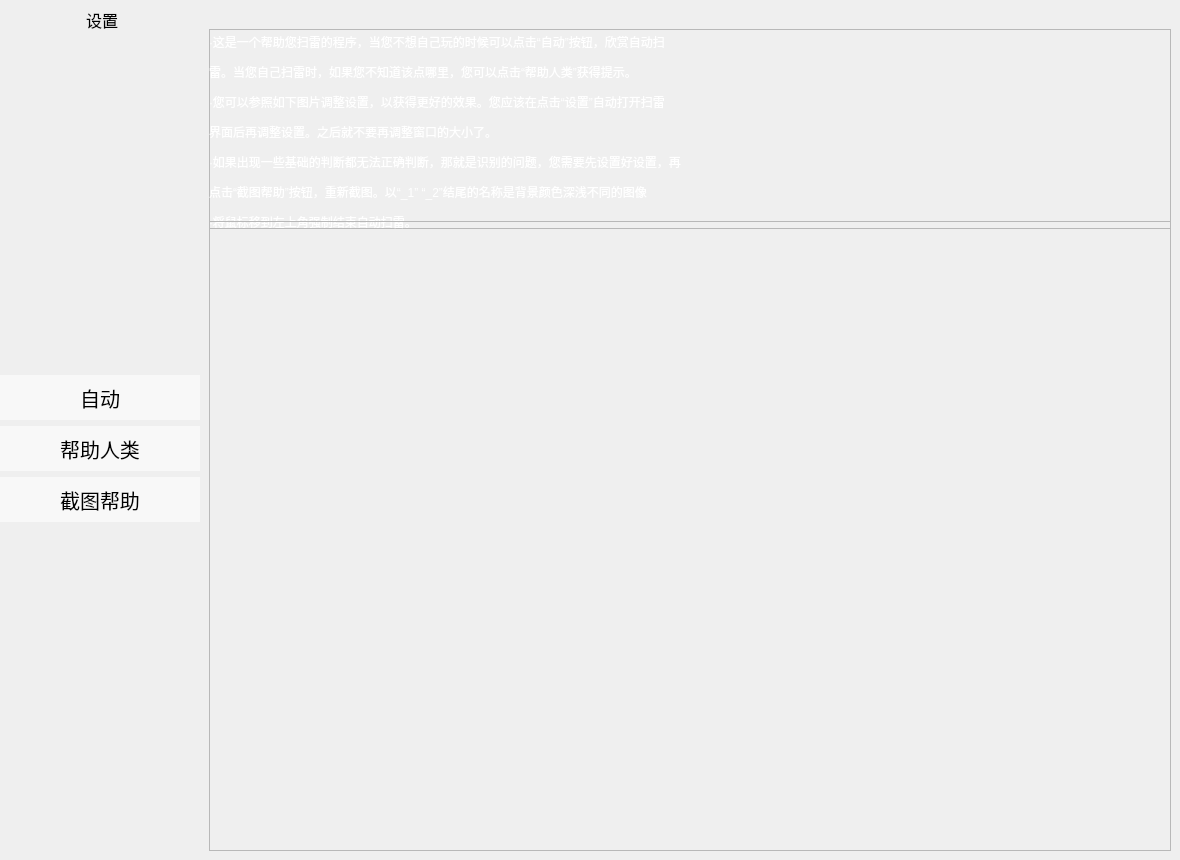
<?xml version="1.0" encoding="UTF-8"?>
<ui version="4.0">
 <class>MainWindow</class>
 <widget class="QMainWindow" name="MainWindow">
  <property name="geometry">
   <rect>
    <x>0</x>
    <y>0</y>
    <width>1180</width>
    <height>860</height>
   </rect>
  </property>
  <property name="minimumSize">
   <size>
    <width>900</width>
    <height>600</height>
   </size>
  </property>
  <property name="windowTitle">
   <string>扫雷-帮助</string>
  </property>
  <property name="windowOpacity">
   <double>1.000000000000000</double>
  </property>
  <property name="toolTipDuration">
   <number>1</number>
  </property>
  <widget class="QWidget" name="centralwidget">
   <layout class="QGridLayout" name="gridLayout">
    <property name="leftMargin">
     <number>0</number>
    </property>
    <property name="topMargin">
     <number>0</number>
    </property>
    <property name="rightMargin">
     <number>0</number>
    </property>
    <property name="bottomMargin">
     <number>0</number>
    </property>
    <property name="spacing">
     <number>0</number>
    </property>
    <item row="0" column="0">
     <widget class="QFrame" name="frame">
      <property name="minimumSize">
       <size>
        <width>200</width>
        <height>0</height>
       </size>
      </property>
      <property name="maximumSize">
       <size>
        <width>200</width>
        <height>16777215</height>
       </size>
      </property>
      <property name="styleSheet">
       <string notr="true">QFrame {
	background-image:url(:/icons/background_2.bmp);
	border:none;
}</string>
      </property>
      <property name="frameShape">
       <enum>QFrame::StyledPanel</enum>
      </property>
      <property name="frameShadow">
       <enum>QFrame::Raised</enum>
      </property>
      <layout class="QVBoxLayout" name="verticalLayout">
       <property name="spacing">
        <number>6</number>
       </property>
       <property name="leftMargin">
        <number>0</number>
       </property>
       <property name="topMargin">
        <number>0</number>
       </property>
       <property name="rightMargin">
        <number>0</number>
       </property>
       <item>
        <widget class="QPushButton" name="setting_2">
         <property name="minimumSize">
          <size>
           <width>0</width>
           <height>40</height>
          </size>
         </property>
         <property name="font">
          <font>
           <family>宋体</family>
           <pointsize>12</pointsize>
          </font>
         </property>
         <property name="styleSheet">
          <string notr="true">QPushButton{
border-radius: none;
border: none;
background-color:rgba(255, 255, 255, 0);
color:rgb(0, 0, 0);
}
QPushButton:hover{
border: none;
background-color:rgba(255, 255, 255, 100);
color: rgb(0, 0, 0);
}
QPushButton:disabled{
border: none;
background-color:rgba(0, 0, 0, 0);
color:rgb(210, 210, 210);
}</string>
         </property>
         <property name="text">
          <string> 设置</string>
         </property>
         <property name="icon">
          <iconset>
           <normaloff>icons/settings.png</normaloff>icons/settings.png</iconset>
         </property>
        </widget>
       </item>
       <item>
        <spacer name="verticalSpacer_2">
         <property name="orientation">
          <enum>Qt::Vertical</enum>
         </property>
         <property name="sizeHint" stdset="0">
          <size>
           <width>20</width>
           <height>40</height>
          </size>
         </property>
        </spacer>
       </item>
       <item>
        <widget class="QPushButton" name="auto_play">
         <property name="minimumSize">
          <size>
           <width>0</width>
           <height>45</height>
          </size>
         </property>
         <property name="font">
          <font>
           <family>楷体</family>
           <pointsize>15</pointsize>
          </font>
         </property>
         <property name="styleSheet">
          <string notr="true">QPushButton{
border-radius: none;
border: none;
background-color:rgba(255, 255, 255, 150);
color:rgb(0, 0, 0);
}
QPushButton:hover{
background-color:rgba(255, 255, 255, 200);
color:rgb(84, 158, 255);
}
QPushButton:disabled{
background-color:rgba(255, 255, 255, 150);
color:rgba(255, 255, 255, 175);
}</string>
         </property>
         <property name="text">
          <string>自动</string>
         </property>
         <property name="icon">
          <iconset>
           <normaloff>icons/play.png</normaloff>
           <activeoff>icons/play.png</activeoff>
           <selectedon>icons/play.png</selectedon>icons/play.png</iconset>
         </property>
         <property name="shortcut">
          <string>Ctrl+Shift+P</string>
         </property>
        </widget>
       </item>
       <item>
        <widget class="QPushButton" name="help_human">
         <property name="minimumSize">
          <size>
           <width>0</width>
           <height>45</height>
          </size>
         </property>
         <property name="font">
          <font>
           <family>楷体</family>
           <pointsize>15</pointsize>
          </font>
         </property>
         <property name="styleSheet">
          <string notr="true">QPushButton{
border-radius: none;
border: none;
background-color:rgba(255, 255, 255, 150);
color:rgb(0, 0, 0);
}
QPushButton:hover{
background-color:rgba(255, 255, 255, 200);
color:rgb(84, 158, 255);
}
QPushButton:disabled{
background-color:rgba(255, 255, 255, 150);
color:rgba(255, 255, 255, 175);
}</string>
         </property>
         <property name="text">
          <string>帮助人类</string>
         </property>
         <property name="icon">
          <iconset>
           <normaloff>icons/interrogation.png</normaloff>icons/interrogation.png</iconset>
         </property>
         <property name="shortcut">
          <string>Ctrl+Shift+H</string>
         </property>
        </widget>
       </item>
       <item>
        <widget class="QPushButton" name="screenshot_help">
         <property name="minimumSize">
          <size>
           <width>0</width>
           <height>45</height>
          </size>
         </property>
         <property name="font">
          <font>
           <family>楷体</family>
           <pointsize>15</pointsize>
          </font>
         </property>
         <property name="styleSheet">
          <string notr="true">QPushButton{
border-radius: none;
border: none;
background-color:rgba(255, 255, 255, 150);
color:rgb(0, 0, 0);
}
QPushButton:hover{
background-color:rgba(255, 255, 255, 200);
color:rgb(84, 158, 255);
}
QPushButton:disabled{
background-color:rgba(255, 255, 255, 150);
color:rgba(255, 255, 255, 175);
}</string>
         </property>
         <property name="text">
          <string>截图帮助</string>
         </property>
         <property name="icon">
          <iconset>
           <normaloff>icons/screenshot.png</normaloff>icons/screenshot.png</iconset>
         </property>
         <property name="iconSize">
          <size>
           <width>30</width>
           <height>30</height>
          </size>
         </property>
        </widget>
       </item>
       <item>
        <spacer name="verticalSpacer_3">
         <property name="orientation">
          <enum>Qt::Vertical</enum>
         </property>
         <property name="sizeHint" stdset="0">
          <size>
           <width>20</width>
           <height>40</height>
          </size>
         </property>
        </spacer>
       </item>
      </layout>
     </widget>
    </item>
    <item row="0" column="1">
     <widget class="QStackedWidget" name="stackedWidget">
      <property name="minimumSize">
       <size>
        <width>622</width>
        <height>500</height>
       </size>
      </property>
      <property name="styleSheet">
       <string notr="true">QStackedWidget &gt; QWidget{
background-image: url(:/icons/background_1.bmp);
}QPushButton:disabled{background-color:rgba(255, 255, 255, 150);color:rgba(255, 255, 255, 175);}</string>
      </property>
      <property name="currentIndex">
       <number>0</number>
      </property>
      <widget class="QWidget" name="page_main">
       <property name="styleSheet">
        <string notr="true">QLabel{color:rgb(255, 255, 255);font: 10pt &quot;楷体&quot;;min-height:26px}
</string>
       </property>
       <layout class="QVBoxLayout" name="verticalLayout_4">
        <property name="spacing">
         <number>12</number>
        </property>
        <item>
         <widget class="QFrame" name="frame_4">
          <property name="minimumSize">
           <size>
            <width>0</width>
            <height>200</height>
           </size>
          </property>
          <property name="maximumSize">
           <size>
            <width>16777215</width>
            <height>160</height>
           </size>
          </property>
          <property name="frameShape">
           <enum>QFrame::StyledPanel</enum>
          </property>
          <property name="frameShadow">
           <enum>QFrame::Raised</enum>
          </property>
          <widget class="QLabel" name="label_10">
           <property name="geometry">
            <rect>
             <x>0</x>
             <y>0</y>
             <width>821</width>
             <height>26</height>
            </rect>
           </property>
           <property name="text">
            <string>·这是一个帮助您扫雷的程序，当您不想自己玩的时候可以点击“自动”按钮，欣赏自动扫</string>
           </property>
          </widget>
          <widget class="QLabel" name="label_11">
           <property name="geometry">
            <rect>
             <x>0</x>
             <y>30</y>
             <width>791</width>
             <height>26</height>
            </rect>
           </property>
           <property name="text">
            <string>雷。当您自己扫雷时，如果您不知道该点哪里，您可以点击“帮助人类”获得提示。</string>
           </property>
          </widget>
          <widget class="QLabel" name="label_12">
           <property name="geometry">
            <rect>
             <x>0</x>
             <y>60</y>
             <width>811</width>
             <height>26</height>
            </rect>
           </property>
           <property name="text">
            <string>·您可以参照如下图片调整设置，以获得更好的效果。您应该在点击“设置”自动打开扫雷</string>
           </property>
          </widget>
          <widget class="QLabel" name="label_13">
           <property name="geometry">
            <rect>
             <x>0</x>
             <y>120</y>
             <width>811</width>
             <height>26</height>
            </rect>
           </property>
           <property name="text">
            <string>·如果出现一些基础的判断都无法正确判断，那就是识别的问题，您需要先设置好设置，再</string>
           </property>
          </widget>
          <widget class="QLabel" name="label_14">
           <property name="geometry">
            <rect>
             <x>0</x>
             <y>150</y>
             <width>811</width>
             <height>26</height>
            </rect>
           </property>
           <property name="text">
            <string>点击“截图帮助”按钮，重新截图。以“_1” “_2”结尾的名称是背景颜色深浅不同的图像</string>
           </property>
          </widget>
          <widget class="QLabel" name="label_15">
           <property name="geometry">
            <rect>
             <x>0</x>
             <y>90</y>
             <width>791</width>
             <height>26</height>
            </rect>
           </property>
           <property name="text">
            <string>界面后再调整设置。之后就不要再调整窗口的大小了。</string>
           </property>
          </widget>
          <widget class="QLabel" name="label_16">
           <property name="geometry">
            <rect>
             <x>0</x>
             <y>180</y>
             <width>781</width>
             <height>26</height>
            </rect>
           </property>
           <property name="text">
            <string>·将鼠标移到左上角强制结束自动扫雷。</string>
           </property>
          </widget>
         </widget>
        </item>
        <item>
         <widget class="QFrame" name="frame_5">
          <property name="frameShape">
           <enum>QFrame::StyledPanel</enum>
          </property>
          <property name="frameShadow">
           <enum>QFrame::Raised</enum>
          </property>
          <layout class="QHBoxLayout" name="horizontalLayout_2">
           <item>
            <widget class="QLabel" name="label">
             <property name="text">
              <string/>
             </property>
            </widget>
           </item>
          </layout>
         </widget>
        </item>
       </layout>
      </widget>
      <widget class="QWidget" name="page_2">
       <property name="styleSheet">
        <string notr="true">QPushButton{border-radius:10px; background-color:rgba(255, 255, 255, 200);
color: rgb(0, 0, 0)}QPushButton:hover{background-color:rgba(255, 255, 255, 255);
color: rgb(0, 0, 0)}</string>
       </property>
       <layout class="QVBoxLayout" name="verticalLayout_2">
        <item>
         <widget class="QPushButton" name="end_auto_play_thread">
          <property name="minimumSize">
           <size>
            <width>150</width>
            <height>40</height>
           </size>
          </property>
          <property name="maximumSize">
           <size>
            <width>150</width>
            <height>40</height>
           </size>
          </property>
          <property name="font">
           <font>
            <family>楷体</family>
            <pointsize>12</pointsize>
           </font>
          </property>
          <property name="styleSheet">
           <string notr="true"/>
          </property>
          <property name="text">
           <string>终止计算</string>
          </property>
          <property name="icon">
           <iconset>
            <normaloff>icons/stop.png</normaloff>icons/stop.png</iconset>
          </property>
         </widget>
        </item>
        <item>
         <widget class="QPushButton" name="return_to_main_page">
          <property name="minimumSize">
           <size>
            <width>150</width>
            <height>40</height>
           </size>
          </property>
          <property name="maximumSize">
           <size>
            <width>150</width>
            <height>41</height>
           </size>
          </property>
          <property name="sizeIncrement">
           <size>
            <width>0</width>
            <height>2</height>
           </size>
          </property>
          <property name="font">
           <font>
            <family>楷体</family>
            <pointsize>12</pointsize>
           </font>
          </property>
          <property name="styleSheet">
           <string notr="true"/>
          </property>
          <property name="text">
           <string>返回主页面</string>
          </property>
          <property name="icon">
           <iconset>
            <normaloff>icons/house.png</normaloff>icons/house.png</iconset>
          </property>
         </widget>
        </item>
        <item>
         <widget class="QPlainTextEdit" name="plainTextEdit">
          <property name="font">
           <font>
            <family>宋体</family>
            <pointsize>13</pointsize>
           </font>
          </property>
          <property name="styleSheet">
           <string notr="true">QPlainTextEdit{
border: 3px solid rgb(225, 225, 225);background-color: rgba(44, 44, 44, 170);color:rgb(255, 255, 255);}</string>
          </property>
          <property name="plainText">
           <string/>
          </property>
         </widget>
        </item>
        <item>
         <widget class="QScrollArea" name="auto_scroll">
          <property name="frameShape">
           <enum>QFrame::NoFrame</enum>
          </property>
          <property name="widgetResizable">
           <bool>true</bool>
          </property>
          <property name="styleSheet">
           <string notr="true">QScrollArea{background: transparent;border: none;}
QScrollArea &gt; QWidget &gt; QWidget{background: transparent;}</string>
          </property>
          <widget class="QWidget" name="auto_scroll_content">
           <layout class="QVBoxLayout" name="verticalLayout_auto_content">
           </layout>
          </widget>
         </widget>
        </item>
        <item>
         <widget class="QProgressBar" name="pgb">
          <property name="minimumSize">
           <size>
            <width>580</width>
            <height>35</height>
           </size>
          </property>
          <property name="font">
           <font>
            <family>楷体</family>
            <pointsize>10</pointsize>
           </font>
          </property>
          <property name="styleSheet">
           <string notr="true">QProgressBar {border: none;border-radius: 12px;text-align: center;}
QProgressBar::chunk {background-color: qlineargradient(spread:pad, x1:0, y1:0, x2:1, y2:0, stop:0 rgb(167, 255, 245), stop:1 rgb(4, 126, 127));border-radius: 12px;}</string>
          </property>
          <property name="value">
           <number>24</number>
          </property>
          <property name="format">
           <string>计算中%p%</string>
          </property>
         </widget>
        </item>
       </layout>
      </widget>
      <widget class="QWidget" name="page_3">
       <layout class="QVBoxLayout" name="verticalLayout_3">
        <item>
         <widget class="QPushButton" name="return_to_main_p3">
          <property name="minimumSize">
           <size>
            <width>150</width>
            <height>40</height>
           </size>
          </property>
          <property name="maximumSize">
           <size>
            <width>150</width>
            <height>16777215</height>
           </size>
          </property>
          <property name="font">
           <font>
            <family>楷体</family>
            <pointsize>11</pointsize>
           </font>
          </property>
          <property name="styleSheet">
           <string notr="true">QPushButton{border-radius:10px; background-color:rgba(255, 255, 255, 200);
color: rgb(0, 0, 0)}QPushButton:hover{background-color:rgba(255, 255, 255, 255);
color: rgb(0, 0, 0)}QPushButton:disabled{background-color:rgba(255, 255, 255, 150);color:rgba(255, 255, 255, 175);}</string>
          </property>
          <property name="text">
           <string>返回主页面</string>
          </property>
          <property name="icon">
           <iconset>
            <normaloff>icons/house.png</normaloff>icons/house.png</iconset>
          </property>
         </widget>
        </item>
        <item>
         <widget class="QScrollArea" name="help_scroll">
          <property name="frameShape">
           <enum>QFrame::NoFrame</enum>
          </property>
          <property name="widgetResizable">
           <bool>true</bool>
          </property>
          <property name="styleSheet">
           <string notr="true">QScrollArea{background: transparent;border: none;}
QScrollArea &gt; QWidget &gt; QWidget{background: transparent;}</string>
          </property>
          <widget class="QWidget" name="help_scroll_content">
           <layout class="QVBoxLayout" name="verticalLayout_help_content">
        <item>
         <widget class="QFrame" name="frame_explaination">
          <property name="minimumSize">
           <size>
            <width>598</width>
            <height>210</height>
           </size>
          </property>
          <property name="maximumSize">
           <size>
            <width>16777215</width>
            <height>210</height>
           </size>
          </property>
          <property name="styleSheet">
           <string notr="true">QLabel{color: rgb(255, 255, 255);font: 10pt &quot;楷体&quot;;}
</string>
          </property>
          <property name="frameShape">
           <enum>QFrame::StyledPanel</enum>
          </property>
          <property name="frameShadow">
           <enum>QFrame::Raised</enum>
          </property>
          <widget class="QLabel" name="label_2">
           <property name="geometry">
            <rect>
             <x>10</x>
             <y>0</y>
             <width>541</width>
             <height>31</height>
            </rect>
           </property>
           <property name="minimumSize">
            <size>
             <width>541</width>
             <height>31</height>
            </size>
           </property>
           <property name="maximumSize">
            <size>
             <width>541</width>
             <height>31</height>
            </size>
           </property>
           <property name="text">
            <string>当您不知道哪里不是雷的话，您可以点击“帮助人类”按钮。</string>
           </property>
          </widget>
          <widget class="QLabel" name="label_3">
           <property name="geometry">
            <rect>
             <x>10</x>
             <y>30</y>
             <width>431</width>
             <height>31</height>
            </rect>
           </property>
           <property name="minimumSize">
            <size>
             <width>0</width>
             <height>31</height>
            </size>
           </property>
           <property name="text">
            <string>·提示格上的颜色表示不是雷的概率。一定是雷</string>
           </property>
          </widget>
          <widget class="QLabel" name="label_4">
           <property name="geometry">
            <rect>
             <x>450</x>
             <y>30</y>
             <width>231</width>
             <height>31</height>
            </rect>
           </property>
           <property name="minimumSize">
            <size>
             <width>0</width>
             <height>31</height>
            </size>
           </property>
           <property name="maximumSize">
            <size>
             <width>16777215</width>
             <height>21</height>
            </size>
           </property>
           <property name="styleSheet">
            <string notr="true">background-color:qlineargradient(spread:pad, x1:0, y1:0, x2:1, y2:0, stop:0 rgba(255, 0, 0, 255), stop:1 rgba(0, 255, 0, 255))</string>
           </property>
           <property name="text">
            <string/>
           </property>
          </widget>
          <widget class="QLabel" name="label_5">
           <property name="geometry">
            <rect>
             <x>690</x>
             <y>30</y>
             <width>101</width>
             <height>31</height>
            </rect>
           </property>
           <property name="minimumSize">
            <size>
             <width>0</width>
             <height>31</height>
            </size>
           </property>
           <property name="text">
            <string>一定不是雷</string>
           </property>
          </widget>
          <widget class="QLabel" name="label_6">
           <property name="geometry">
            <rect>
             <x>50</x>
             <y>70</y>
             <width>101</width>
             <height>24</height>
            </rect>
           </property>
           <property name="minimumSize">
            <size>
             <width>0</width>
             <height>24</height>
            </size>
           </property>
           <property name="maximumSize">
            <size>
             <width>16777215</width>
             <height>24</height>
            </size>
           </property>
           <property name="text">
            <string>确定不是雷</string>
           </property>
          </widget>
          <widget class="QPushButton" name="pushButton">
           <property name="geometry">
            <rect>
             <x>20</x>
             <y>70</y>
             <width>24</width>
             <height>24</height>
            </rect>
           </property>
           <property name="maximumSize">
            <size>
             <width>24</width>
             <height>24</height>
            </size>
           </property>
           <property name="styleSheet">
            <string notr="true">QPushButton{border-radius:0px; border: 2px solid rgb(0, 0, 255);background-color:rgba(0, 255, 0, 255);}QPushButton:disabled{border: none;background-color:rgba
(0, 0, 0, 0);color:rgba(210, 210, 210, 0);}</string>
           </property>
           <property name="text">
            <string/>
           </property>
          </widget>
          <widget class="QPushButton" name="pushButton_2">
           <property name="geometry">
            <rect>
             <x>170</x>
             <y>70</y>
             <width>24</width>
             <height>24</height>
            </rect>
           </property>
           <property name="maximumSize">
            <size>
             <width>24</width>
             <height>24</height>
            </size>
           </property>
           <property name="styleSheet">
            <string notr="true">QPushButton{border-radius:0px; border: 2px solid rgb(0, 0, 255);background-color:rgba(255, 0, 0, 255);}
QPushButton:disabled{border: none;background-color:rgba(0, 0, 0, 0);color:rgba(210, 210, 210, 0);}</string>
           </property>
           <property name="text">
            <string/>
           </property>
          </widget>
          <widget class="QLabel" name="label_7">
           <property name="geometry">
            <rect>
             <x>200</x>
             <y>70</y>
             <width>611</width>
             <height>24</height>
            </rect>
           </property>
           <property name="minimumSize">
            <size>
             <width>0</width>
             <height>24</height>
            </size>
           </property>
           <property name="maximumSize">
            <size>
             <width>16777215</width>
             <height>24</height>
            </size>
           </property>
           <property name="text">
            <string>确定是雷 方格上的数字表示判断的次序，数字越小，越先判断</string>
           </property>
          </widget>
          <widget class="QPushButton" name="pushButton_3">
           <property name="geometry">
            <rect>
             <x>20</x>
             <y>100</y>
             <width>24</width>
             <height>24</height>
            </rect>
           </property>
           <property name="maximumSize">
            <size>
             <width>24</width>
             <height>24</height>
            </size>
           </property>
           <property name="styleSheet">
            <string notr="true">QPushButton{border-radius:0px; border: 3px solid rgb(255, 255, 82);background-color:rgba(30, 225, 0, 255);}
QPushButton:disabled{border: none;background-color:rgba(0, 0, 0, 0);color:rgba(210, 210, 210, 0);}</string>
           </property>
           <property name="text">
            <string/>
           </property>
          </widget>
          <widget class="QLabel" name="label_8">
           <property name="geometry">
            <rect>
             <x>50</x>
             <y>100</y>
             <width>601</width>
             <height>24</height>
            </rect>
           </property>
           <property name="minimumSize">
            <size>
             <width>0</width>
             <height>24</height>
            </size>
           </property>
           <property name="maximumSize">
            <size>
             <width>16777215</width>
             <height>24</height>
            </size>
           </property>
           <property name="text">
            <string>推荐点击的方格，它有很高的概率不是雷，您可以从中选一个点击。</string>
           </property>
          </widget>
          <widget class="QLabel" name="label_9">
           <property name="geometry">
            <rect>
             <x>10</x>
             <y>180</y>
             <width>741</width>
             <height>24</height>
            </rect>
           </property>
           <property name="minimumSize">
            <size>
             <width>0</width>
             <height>24</height>
            </size>
           </property>
           <property name="maximumSize">
            <size>
             <width>16777215</width>
             <height>24</height>
            </size>
           </property>
           <property name="text">
            <string>·点击下方的已经被标记的方格，可以获得更多信息。</string>
           </property>
          </widget>
          <widget class="QLabel" name="label_17">
           <property name="geometry">
            <rect>
             <x>10</x>
             <y>130</y>
             <width>781</width>
             <height>20</height>
            </rect>
           </property>
           <property name="text">
            <string>·如果提示框位置不正，请检查设置中bx，by是否输入正确。如果所示区域不全，请检查</string>
           </property>
          </widget>
          <widget class="QLabel" name="label_18">
           <property name="geometry">
            <rect>
             <x>10</x>
             <y>160</y>
             <width>781</width>
             <height>17</height>
            </rect>
           </property>
           <property name="text">
            <string>长宽是否输入正确。如果无法正确判断，请检查总雷数是否输入正确。</string>
           </property>
          </widget>
         </widget>
        </item>
        <item>
         <widget class="QFrame" name="frame_2">
          <property name="minimumSize">
           <size>
            <width>0</width>
            <height>400</height>
           </size>
          </property>
          <property name="frameShape">
           <enum>QFrame::StyledPanel</enum>
          </property>
          <property name="frameShadow">
           <enum>QFrame::Raised</enum>
          </property>
          <widget class="QLabel" name="label_p3">
           <property name="geometry">
            <rect>
             <x>13</x>
             <y>13</y>
             <width>111</width>
             <height>41</height>
            </rect>
           </property>
           <property name="text">
            <string/>
           </property>
          </widget>
         </widget>
        </item>
           </layout>
          </widget>
         </widget>
        </item>
        <item>
         <widget class="QFrame" name="frame_3">
          <property name="maximumSize">
           <size>
            <width>16777215</width>
            <height>40</height>
           </size>
          </property>
          <property name="styleSheet">
           <string notr="true">QPushButton{border-radius:10px; background-color:rgba(255, 255, 255, 200);
color: rgb(0, 0, 0)}QPushButton:hover{background-color:rgba(255, 255, 255, 255);
color: rgb(0, 0, 0)}QPushButton:disabled{background-color:rgba(255, 255, 255, 150);color:rgba(255, 255, 255, 175);}</string>
          </property>
          <property name="frameShape">
           <enum>QFrame::StyledPanel</enum>
          </property>
          <property name="frameShadow">
           <enum>QFrame::Raised</enum>
          </property>
          <layout class="QHBoxLayout" name="horizontalLayout">
           <property name="leftMargin">
            <number>0</number>
           </property>
           <property name="topMargin">
            <number>0</number>
           </property>
           <property name="rightMargin">
            <number>0</number>
           </property>
           <property name="bottomMargin">
            <number>0</number>
           </property>
           <item>
            <spacer name="horizontalSpacer">
             <property name="orientation">
              <enum>Qt::Horizontal</enum>
             </property>
             <property name="sizeHint" stdset="0">
              <size>
               <width>40</width>
               <height>20</height>
              </size>
             </property>
            </spacer>
           </item>
           <item>
            <widget class="QPushButton" name="end_help_thread">
             <property name="minimumSize">
              <size>
               <width>105</width>
               <height>32</height>
              </size>
             </property>
             <property name="maximumSize">
              <size>
               <width>16777215</width>
               <height>32</height>
              </size>
             </property>
             <property name="font">
              <font>
               <family>楷体</family>
              </font>
             </property>
             <property name="text">
              <string>终止计算</string>
             </property>
             <property name="icon">
              <iconset>
               <normaloff>icons/stop.png</normaloff>icons/stop.png</iconset>
             </property>
             <property name="iconSize">
              <size>
               <width>16</width>
               <height>16</height>
              </size>
             </property>
            </widget>
           </item>
           <item>
            <widget class="QPushButton" name="click_all">
             <property name="minimumSize">
              <size>
               <width>200</width>
               <height>32</height>
              </size>
             </property>
             <property name="font">
              <font>
               <family>楷体</family>
              </font>
             </property>
             <property name="text">
              <string>点击所有的确定方格</string>
             </property>
             <property name="icon">
              <iconset>
               <normaloff>icons/interactive.png</normaloff>icons/interactive.png</iconset>
             </property>
             <property name="iconSize">
              <size>
               <width>16</width>
               <height>16</height>
              </size>
             </property>
            </widget>
           </item>
          </layout>
         </widget>
        </item>
        <item>
         <widget class="QProgressBar" name="pgb_p3">
          <property name="minimumSize">
           <size>
            <width>580</width>
            <height>35</height>
           </size>
          </property>
          <property name="maximumSize">
           <size>
            <width>1666</width>
            <height>35</height>
           </size>
          </property>
          <property name="font">
           <font>
            <family>楷体</family>
            <pointsize>10</pointsize>
           </font>
          </property>
          <property name="styleSheet">
           <string notr="true">QProgressBar {border: none;border-radius: 12px;text-align: center;}
QProgressBar::chunk {background-color: qlineargradient(spread:pad, x1:0, y1:0, x2:1, y2:0, stop:0 rgb(167, 255, 245), stop:1 rgb(4, 126, 127));border-radius: 12px;}</string>
          </property>
          <property name="value">
           <number>24</number>
          </property>
          <property name="format">
           <string>计算中%p%</string>
          </property>
         </widget>
        </item>
       </layout>
      </widget>
     </widget>
    </item>
   </layout>
  </widget>
 </widget>
 <resources>
  <include location="bg.qrc"/>
 </resources>
 <connections/>
</ui>
